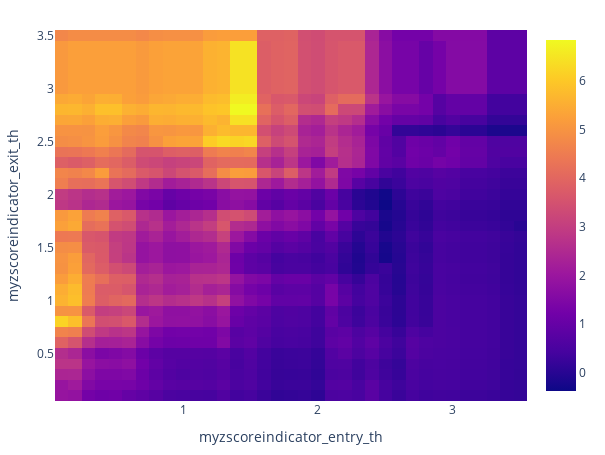

Write notebook code for a chart like this one.
### Code cell
a["total_return"].vbt.heatmap().show()

### Figure 1 — Plotly figure (JSON) as saved in the notebook; plotly's stock layout.template omitted (floating-point values rounded to 4 significant figures; data arrays with more than 128 entries replaced by an {"elided": "..."} marker saying what was removed)
{"data": [{"colorscale": [[0, "#0d0887"], [0.1111, "#46039f"], [0.2222, "#7201a8"], [0.3333, "#9c179e"], [0.4444, "#bd3786"], [0.5556, "#d8576b"], [0.6667, "#ed7953"], [0.7778, "#fb9f3a"], [0.8889, "#fdca26"], [1, "#f0f921"]], "hoverongaps": false, "hovertemplate": "myzscoreindicator_entry_th: %{x}<br>myzscoreindicator_exit_th: %{y}<br>value: %{z}<extra></extra>", "type": "heatmap", "uid": "bd3cb2ed-d938-4538-9d73-34d5a45846e1", "x": [0.1, 0.2, 0.3, 0.4, 0.5, 0.6, 0.7, 0.8, 0.9, 1, 1.1, 1.2, 1.3, 1.4, 1.5, 1.6, 1.7, 1.8, 1.9, 2, 2.1, 2.2, 2.3, 2.4, 2.5, 2.6, 2.7, 2.8, 2.9, 3.0, 3.1, 3.2, 3.3, 3.4, 3.5], "y": [0.1, 0.2, 0.3, 0.4, 0.5, 0.6, 0.7, 0.8, 0.9, 1, 1.1, 1.2, 1.3, 1.4, 1.5, 1.6, 1.7, 1.8, 1.9, 2, 2.1, 2.2, 2.3, 2.4, 2.5, 2.6, 2.7, 2.8, 2.9, 3.0, 3.1, 3.2, 3.3, 3.4, 3.5], "z": {"elided": "35x35 float values"}}], "layout": {"height": 455, "legend": {"orientation": "h", "traceorder": "normal", "x": 1, "xanchor": "right", "y": 1.02, "yanchor": "bottom"}, "margin": {"b": 30, "l": 30, "r": 30, "t": 30}, "width": 605, "xaxis": {"title": {"text": "myzscoreindicator_entry_th"}}, "yaxis": {"title": {"text": "myzscoreindicator_exit_th"}}}}
